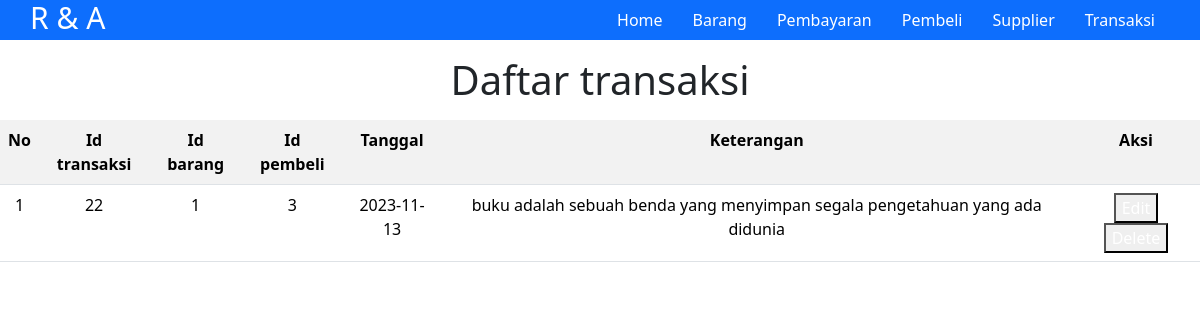
Page /transaksi.php on the committed database.
### tables this page shows
CREATE TABLE `transaksi` (
  `id_transaksi` int(11) NOT NULL,
  `id_barang` int(11) NOT NULL,
  `id_pembeli` int(11) NOT NULL,
  `tanggal` date NOT NULL,
  `keterangan` varchar(100) NOT NULL
);

### function.php (called while the page is built, shortened)
<?php
function koneksi(){
    $conn = mysqli_connect("localhost", "root", "", "penjualan");
    return $conn;
}
function query($sql){
    $conn = koneksi();
    $result = mysqli_query($conn, $sql);
    $rows = [];
    while($row = mysqli_fetch_assoc($result)){
        $rows[] = $row;
    }
    return $rows;
}
?>

### transaksi.php (the view, shortened to what this page needs)
<?php
require "function.php";
$barang = query("SELECT * FROM transaksi");
?>
<!DOCTYPE html>
<html lang="en">
<head>
    <link href="https://cdn.jsdelivr.net/npm/bootstrap@5.3.2/dist/css/bootstrap.min.css" rel="stylesheet">
</head>
<body>
<nav class="bg-primary">
        <h4>R & A</h4>
        <ul>
            <a href="index.php">
                <li>Home</li>
            </a>
            <a href="data_barang.php">
                <li>Barang</li>
            </a>
            <a href="pembayaran.php">
                <li>Pembayaran</li>
            </a>
            <a href="pembeli.php">
                <li>Pembeli</li>
            </a>
            <a href="supplier.php">
                <li>Supplier</li>
            </a>
            <a href="transaksi.php">
                <li>Transaksi</li>
            </a>
        </ul>
    </nav>
    <h1 class="my-3" style="text-align: center;">Daftar transaksi</h1>
    <table class="table table-striped table-hover">
        <tr>
            <th>No</th>
            <th>Id transaksi</th>
            <th>Id barang</th>
            <th>Id pembeli</th>
            <th>Tanggal</th>
            <th>Keterangan</th>
            <th>Aksi</th>
        </tr>
        <?php $i = 1; ?>
        <?php foreach ($barang as $brg) { ?>
            <tr>
                <td><?= $i; ?></td>
                <td><?= $brg["id_transaksi"]; ?></td>
                <td><?= $brg["id_barang"]; ?></td>
                <td><?= $brg["id_pembeli"]; ?></td>
                <td><?= $brg["tanggal"]; ?></td>
                <td><?= $brg["keterangan"]; ?></td>
                <td>
                    <button><a href="">Edit </a></button>
                    <button><a href="">Delete</a></button>
                </td>
            </tr>
        <?php
            $i++;
        } ?>
    </table>
</body>
</html>

### transaksi.php (style rules this page uses)
table { text-align: center; }
nav { width: 100%; height: 40px; display: flex; justify-content: space-between; padding: 0px 30px; }
ul { display: flex; height: 100%; align-items: center; }
li { list-style-type: none; margin: 0px 15px; }
a { text-decoration: none; color: white; }
h4 { color: white; font-size: 30px; }

### rows in the picture
transaksi: id_transaksi "22", id_barang "1", id_pembeli "3", tanggal "2023-11-13", keterangan "buku adalah sebuah benda yang menyimpan segala pengetahuan yang ada didunia"
